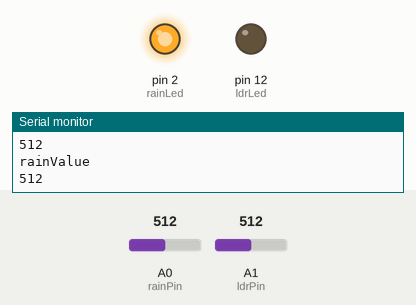
Bench run of a sketch on a simulated Arduino Uno, built with avr-gcc and run on an emulated ATmega328P. On the bench: output pins drawn as LEDs (lit = HIGH), the last lines printed to the serial monitor. Inputs (shaded band) come from the test bench; at power-on: A0 (rainPin) = 512, A1 (ldrPin) = 512.

Above: at 1.2 s.
1.3 s: A0 (rainPin) set to 481
At 2.5 s:
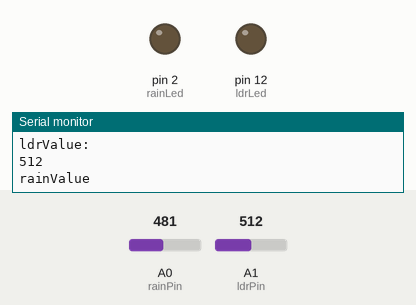
2.8 s: A1 (ldrPin) set to 53
5.8 s: A1 (ldrPin) set to 44
At 6.2 s:
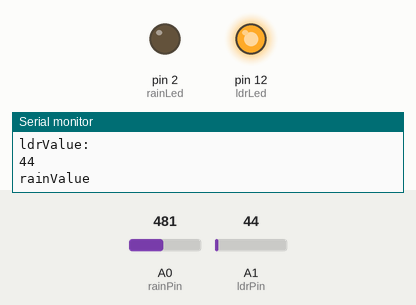
7.3 s: A0 (rainPin) set to 1023
At 8.5 s:
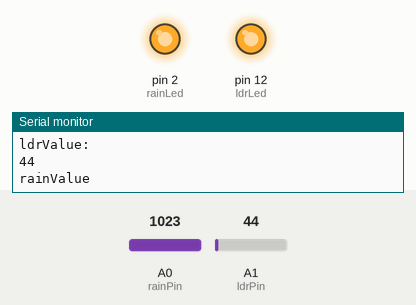
8.8 s: A0 (rainPin) set to 40
At 9.9 s:
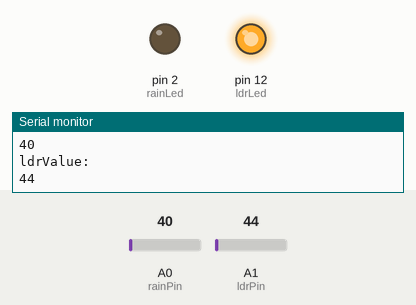
10.3 s: A1 (ldrPin) set to 60
At 11.6 s:
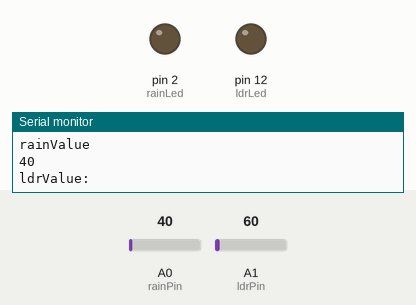
Timing chart, 0 to 12.8 s (numbered marks = the images above; inputs shaded):
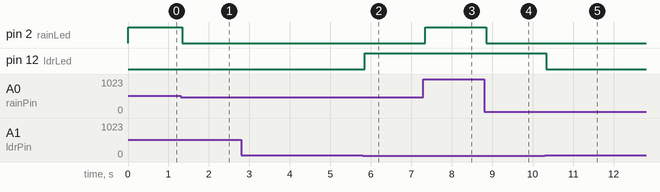

Measured:
- the behaviour switches between 500 and 499 on A0 (rainPin) (found by bisection; images 0 and 1)
- the behaviour switches between 50 and 49 on A1 (ldrPin) (found by bisection; images 1 and 2)
- after the input at 1.3 s, pin 2 (rainLed): HIGH → LOW at once
- after the input at 5.8 s, pin 12 (ldrLed): LOW → HIGH at once
- after the input at 7.3 s, pin 2 (rainLed): LOW → HIGH at once
- after the input at 8.8 s, pin 2 (rainLed): HIGH → LOW after 0.05 s
- after the input at 10.3 s, pin 12 (ldrLed): HIGH → LOW at once

The sketch:

RezaProject20.ino
```cpp
int ldrPin = A1;
int rainPin = A0;
int rainLed = 2;      // select the pin for the LED rain
int ldrLed = 12;      // ldr
int rainThres = 500;
int ldrThres = 50;
int ldrValue ;  // variable to store the value coming from the sensor
int rainValue;  // variable to store the value coming from the sensor
void setup() {
  // declare the ledPin as an OUTPUT:
  pinMode(rainLed, OUTPUT);
  pinMode(ldrLed, OUTPUT);
  pinMode(ldrPin, INPUT);
  pinMode(rainPin, INPUT);
  Serial.begin(9600);
}

void loop() {
  // read the value from the sensor:
  ldrValue = analogRead(ldrPin);
  rainValue = analogRead(rainPin);
  // turn the ledPin on
  Serial.println("ldrValue: ");Serial.println(ldrValue);
  Serial.println("rainValue");Serial.println(rainValue);
  //delay(100);
  if(rainValue>rainThres){          //rain
    digitalWrite(rainLed, HIGH);
  }
  if(ldrValue<ldrThres){            //LDR
    digitalWrite(ldrLed, HIGH);
    }
  if(rainValue<rainThres) {         //rain
   digitalWrite(rainLed, LOW);
  }if(ldrValue>ldrThres) {
   digitalWrite(ldrLed, LOW);      // LDR
  }
}
```
